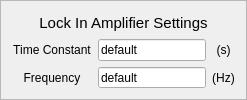
          <widget class="QFrame" name="frame_2">
           <property name="styleSheet">
            <string notr="true">#frame_2{
border:1px solid rgb(168,168,168)
}</string>
           </property>
           <property name="frameShape">
            <enum>QFrame::StyledPanel</enum>
           </property>
           <property name="frameShadow">
            <enum>QFrame::Raised</enum>
           </property>
           <layout class="QGridLayout" name="gridLayout_8" rowstretch="1,1,1" columnstretch="2,0,0">
            <item row="2" column="2">
             <widget class="QLabel" name="label_27">
              <property name="minimumSize">
               <size>
                <width>20</width>
                <height>20</height>
               </size>
              </property>
              <property name="toolTip">
               <string notr="true"/>
              </property>
              <property name="text">
               <string>(Hz)</string>
              </property>
              <property name="alignment">
               <set>Qt::AlignCenter</set>
              </property>
             </widget>
            </item>
            <item row="0" column="0" colspan="3">
             <widget class="QLabel" name="label_Voltage_LI_Settings_3">
              <property name="minimumSize">
               <size>
                <width>60</width>
                <height>20</height>
               </size>
              </property>
              <property name="font">
               <font>
                <pointsize>11</pointsize>
               </font>
              </property>
              <property name="styleSheet">
               <string notr="true">#label_ImageNum{
color: rgb(168, 168, 168)
}</string>
              </property>
              <property name="text">
               <string>Lock In Amplifier Settings</string>
              </property>
              <property name="alignment">
               <set>Qt::AlignCenter</set>
              </property>
             </widget>
            </item>
            <item row="2" column="1">
             <widget class="QLineEdit" name="lineEdit_LI_Frequency">
              <property name="sizePolicy">
               <sizepolicy hsizetype="Expanding" vsizetype="Preferred">
                <horstretch>0</horstretch>
                <verstretch>0</verstretch>
               </sizepolicy>
              </property>
              <property name="minimumSize">
               <size>
                <width>50</width>
                <height>20</height>
               </size>
              </property>
              <property name="maximumSize">
               <size>
                <width>16777215</width>
                <height>16777215</height>
               </size>
              </property>
              <property name="text">
               <string>default</string>
              </property>
             </widget>
            </item>
            <item row="1" column="0">
             <widget class="QLabel" name="label_28">
              <property name="minimumSize">
               <size>
                <width>60</width>
                <height>20</height>
               </size>
              </property>
              <property name="styleSheet">
               <string notr="true">#label_ImageNum{
color: rgb(168, 168, 168)
}</string>
              </property>
              <property name="text">
               <string>Time Constant</string>
              </property>
              <property name="alignment">
               <set>Qt::AlignCenter</set>
              </property>
             </widget>
            </item>
            <item row="1" column="2">
             <widget class="QLabel" name="label_29">
              <property name="minimumSize">
               <size>
                <width>20</width>
                <height>20</height>
               </size>
              </property>
              <property name="toolTip">
               <string notr="true"/>
              </property>
              <property name="text">
               <string>(s)</string>
              </property>
              <property name="alignment">
               <set>Qt::AlignCenter</set>
              </property>
             </widget>
            </item>
            <item row="1" column="1">
             <widget class="QLineEdit" name="lineEdit_LI_Timeconstant">
              <property name="sizePolicy">
               <sizepolicy hsizetype="Expanding" vsizetype="Preferred">
                <horstretch>0</horstretch>
                <verstretch>0</verstretch>
               </sizepolicy>
              </property>
              <property name="minimumSize">
               <size>
                <width>50</width>
                <height>20</height>
               </size>
              </property>
              <property name="maximumSize">
               <size>
                <width>16777215</width>
                <height>16777215</height>
               </size>
              </property>
              <property name="toolTip">
               <string/>
              </property>
              <property name="text">
               <string>default</string>
              </property>
             </widget>
            </item>
            <item row="2" column="0">
             <widget class="QLabel" name="label_30">
              <property name="minimumSize">
               <size>
                <width>80</width>
                <height>20</height>
               </size>
              </property>
              <property name="maximumSize">
               <size>
                <width>200</width>
                <height>16777215</height>
               </size>
              </property>
              <property name="text">
               <string>Frequency</string>
              </property>
              <property name="alignment">
               <set>Qt::AlignCenter</set>
              </property>
             </widget>
            </item>
           </layout>
          </widget>
